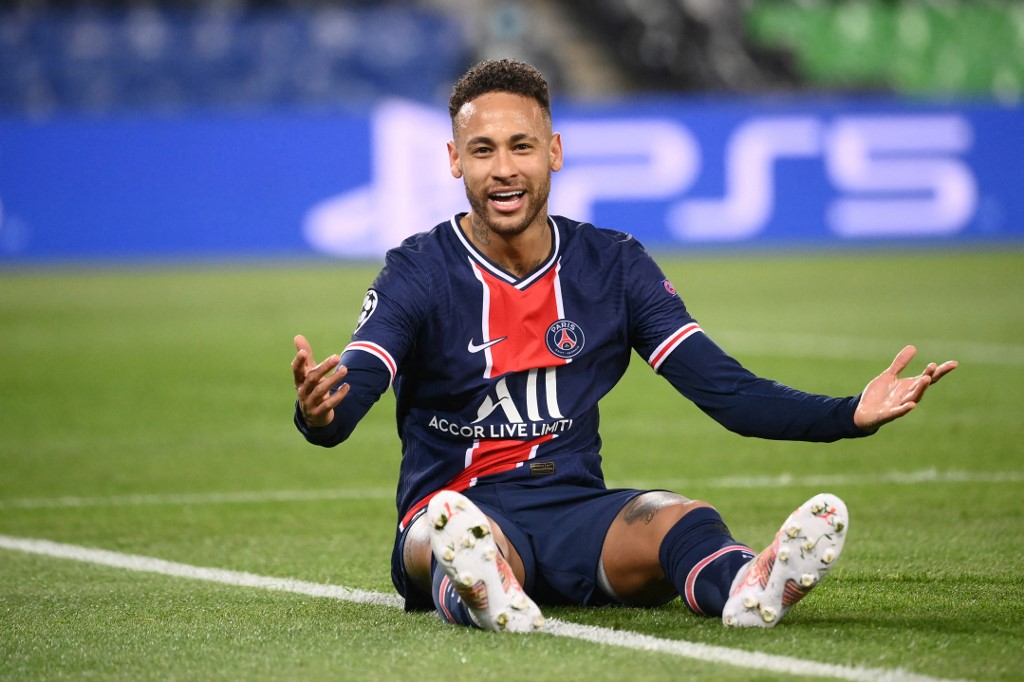
#> input picture neymar-sentado.jpg, 1024 x 682 px
$ python RastreandoFaces.py
#> lines starting #> are read from the running program, lines starting #| are printed output that depends on the picture; after the words box and inside, x2 and y2 are one past the last pixel; in counts of white or black regions, pixels touching at a corner belong together
import cv2

# Definição de função que irá redimensionar a imagem/video para que haja um processamento menor;
def redim(img, largura):
    alt = int(img.shape[0]/img.shape[1]*largura)
    img = cv2.resize(img, (largura, alt), interpolation=cv2.INTER_AREA)
    return img

# variavel que receberá o metodo de reconhecimento (face, olho, etc)
df = cv2.CascadeClassifier("haarcascade_frontalface_default.xml")

img = cv2.imread("neymar-sentado.jpg")
#> img is the input picture: shape (682, 1024, 3); mean B, G, R 112.9, 121.1, 111.6

img = redim(img, 320)
#> in redim, `img = cv2.resize(img, (largura, alt), interpolation=cv2.INTER_AREA)`:
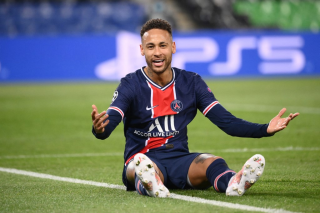
#> img: shape (213, 320, 3); mean of channels 0, 1, 2 112.9, 121.1, 111.6; drawn as B, G, R
imgPB = cv2.cvtColor(img, cv2.COLOR_BGR2GRAY) # variavel que receberá o video em Preto e branco
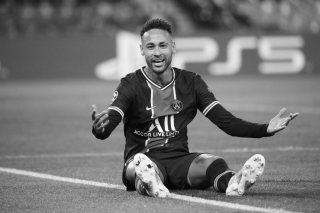
#> imgPB: shape (213, 320); min 6, max 250, mean 117.3

faces = df.detectMultiScale(imgPB, scaleFactor=1.1, minNeighbors=1 , minSize=(2,2))
#> faces = [[137, 30, 40, 40], [124, 6, 65, 65]]
img_temp = img.copy()
for (x,y,lar,alt) in faces:
    cv2.rectangle(img_temp, (x,y), (x+lar, y+alt), (0,255,255), 1)
#> this loop made 2 passes
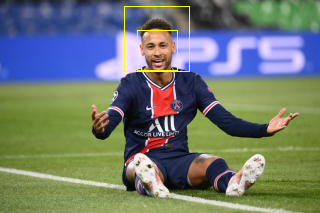
#> img_temp: shape (213, 320, 3); 0.62% of pixels changed, all inside (x1, y1, x2, y2) = (124, 6, 190, 72); drawn as B, G, R

cv2.imshow("Detector de faces", redim(img_temp, 640))
#> call 2 of redim, with largura = 640
#> in redim (call 2), `img = cv2.resize(img, (largura, alt), interpolation=cv2.INTER_AREA)`:
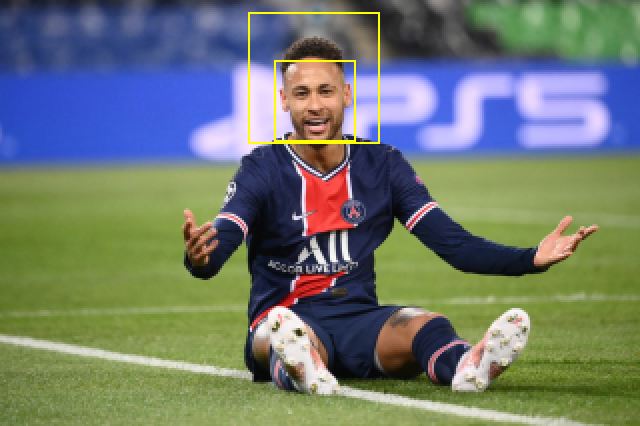
#> img: shape (426, 640, 3); mean of channels 0, 1, 2 111.9, 121.8, 112.3; drawn as B, G, R
cv2.waitKey(0)

$ run again, with imagem0.jpg copied over neymar-sentado.jpg
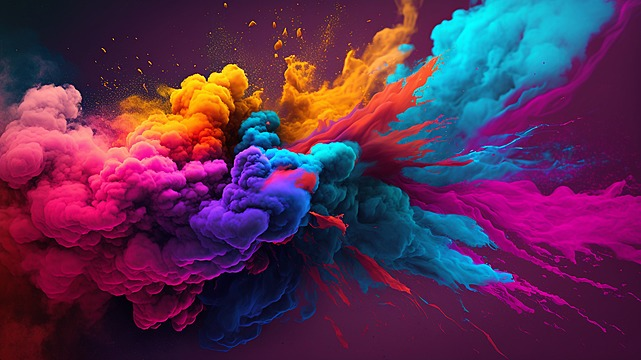
#> input picture imagem0.jpg, 641 x 360 px
#> img is the input picture: shape (360, 641, 3); mean B, G, R 82.2, 45.4, 89.7
#> img: shape (179, 320, 3)
#> `imgPB = cv2.cvtColor(img, cv2.COLOR_BGR2GRAY)`:
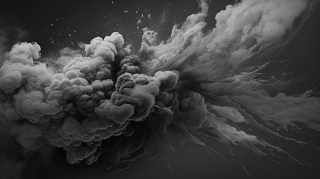
#> imgPB: shape (179, 320); min 4, max 213, mean 62.8
#> faces = ()
#> in redim (call 2), `img = cv2.resize(img, (largura, alt), interpolation=cv2.INTER_AREA)`:
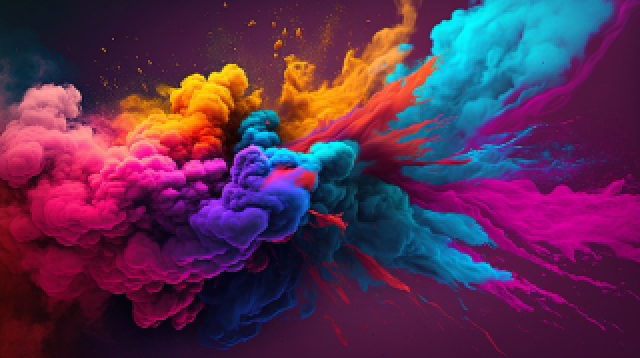
#> img: shape (358, 640, 3); mean of channels 0, 1, 2 82.2, 45.4, 89.7; drawn as B, G, R
